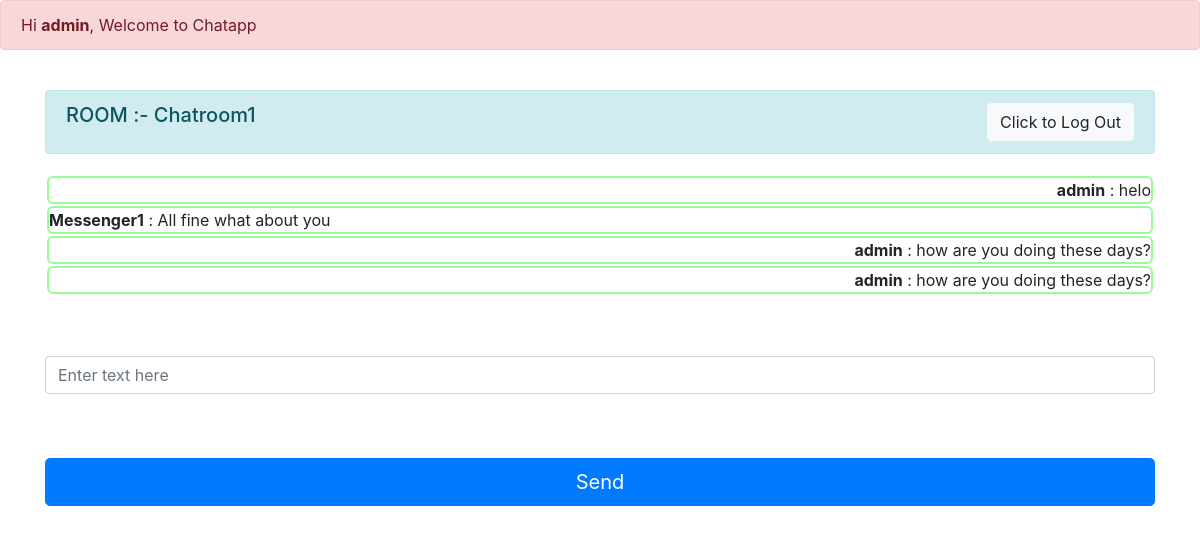
/chat_1 (signed in), run on the app's committed database.
### chatapp/models.py (models this page shows, shortened)
class Room(models.Model):
    name = models.CharField(max_length=20)
    slug = models.SlugField(max_length=100)

class Message(models.Model):
    user = models.ForeignKey(User, on_delete=models.CASCADE)
    content = models.TextField()
    room = models.ForeignKey(Room, on_delete=models.CASCADE)
    created_on = models.DateTimeField(auto_now_add=True)

### chatapp/views.py (the view)
# urls.py: path("<str:slug>", views.room, name="room"),
def room(request,slug):
    room_name=Room.objects.get(slug=slug).name
    messages=Message.objects.filter(room=Room.objects.get(slug=slug))
    return render(request, "room.html",{"room_name":room_name,"slug":slug,'messages':messages})

### templates/room.html (shortened to what this page needs)
{% extends 'base.html' %}
{% block content %}
{% if user.is_authenticated %}
  <div class="container">
    <div class="row d-flex justify-content-center">
        <div class="col-12">
            <div class="alert alert-info d-flex justify-content-between" role="alert">
              <h5>ROOM :- {{room_name}}</h5>
              <a href="/accounts/logout/">
                <button type="button" class="btn btn-light">Click to Log Out</button>
              </a>
            </div>
            <form>
                <div class="form-group">
                  {% if messages %}
                  <div class="jumbotron" id="chatbox" style="padding: 4px 2px;max-height: 300px;  /* Adjust the max-height as needed */
                  overflow-y: scroll;
                "">
                      {% for message in messages %}
                        <div class="chat-message {% if message.user == request.user %}text-right{% else %}text-left{% endif %}">
                          <b>{{ message.user.username }}</b> : {{ message.content }}<br>
                        </div>
                        {% endfor %}
                  </div>
                  {% else %}
                  <div class="jumbotron" id="chatbox" style="padding: 4px 2px;"></div>
                  <b>No Messages in this Room.</b>
                    {% endif %}
                </div>
                <br/>
                <div class="form-group" style="width: 100%;">
                    <input class="form-control" placeholder="Enter text here" id="my_input" type="text" required></br>
                </div>
                <br/>
                <input class="btn btn-primary btn-lg btn-block" id="submit_button" type="button" value="Send">
            </form>
        </div>
    </div>
</div>
{% endif %}
<br/>
{% endblock %}

### templates/base.html (shortened to what this page needs)
<!doctype html>
<html lang="en">
  <head>
    <link rel="stylesheet" href="https://cdn.jsdelivr.net/npm/bootstrap@4.3.1/dist/css/bootstrap.min.css">
  </head>
  <body>
    {% block header%}
    <div class="alert alert-danger" role="alert">
        Hi <b>{{ user.username }}</b>, Welcome to Chatapp
      </div>
      <br/>
    {% endblock %}
    <main>
      {% block content %}
      {% endblock %}
    </main>
  </body>
</html>

### templates/base.html (style rules this page uses)
.chat-message { width: 100%; border: 2px solid palegreen; border-radius: 6px; margin: 2px 0px; }
.jumbotron { background-color: white; }

### data on the page
Room: name "Chatroom1"
Message: user.username "admin", content "helo"
Message: user.username "Messenger1", content "All fine what about you"
Message: user.username "admin", content "how are you doing these days?"
Message: user.username "admin", content "how are you doing these days?"

### other printed values
{{ user.username }} "admin"
